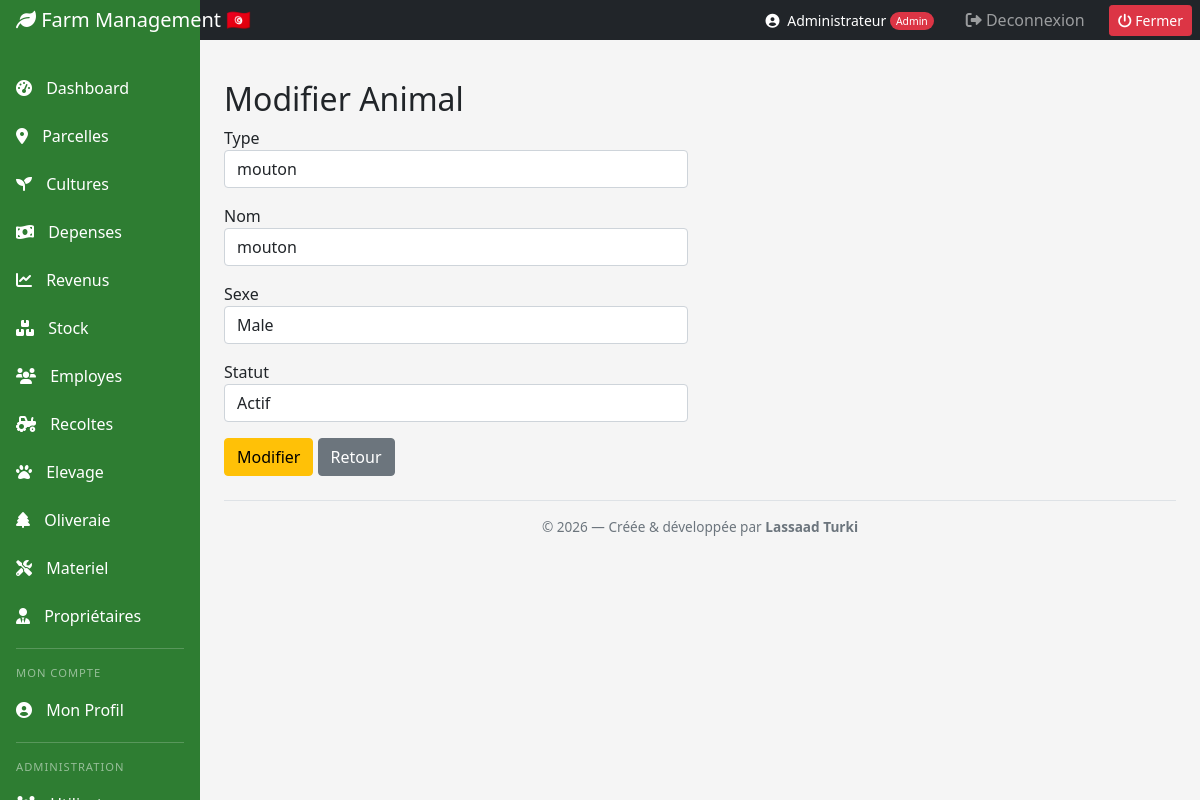
Screenshot of /livestock/animals/edit/1 (signed in) with the database file from the repository.
### models/__init__.py (models this page shows, shortened)
class User(UserMixin, db.Model):
    __tablename__ = 'users'
    id = db.Column(db.Integer, primary_key=True)
    nom = db.Column(db.String(100), nullable=False)
    email = db.Column(db.String(100), unique=True, nullable=False)
    mot_de_passe = db.Column(db.String(255), nullable=False)
    role = db.Column(db.String(50), default='employee')
    date_creation = db.Column(db.DateTime, default=datetime.utcnow)
    is_active = db.Column(db.Boolean, default=True)
    telephone = db.Column(db.String(20))
    adresse = db.Column(db.Text)

class Animal(db.Model):
    __tablename__ = 'animals'
    id = db.Column(db.Integer, primary_key=True)
    type_id = db.Column(db.Integer, db.ForeignKey('animal_types.id'), nullable=False)
    numero_identification = db.Column(db.String(50), unique=True)
    nom = db.Column(db.String(100))
    sexe = db.Column(db.String(10))
    date_naissance = db.Column(db.Date)
    race = db.Column(db.String(100))
    couleur = db.Column(db.String(50))
    poids_naissance = db.Column(db.Float)
    poids_actuel = db.Column(db.Float)
    statut = db.Column(db.String(50), default='actif')
    prix_achat = db.Column(db.Numeric(10, 2))
    date_achat = db.Column(db.Date)
    provenance = db.Column(db.String(200))
    parcelle_id = db.Column(db.Integer, db.ForeignKey('plots.id'))
    notes = db.Column(db.Text)
    date_creation = db.Column(db.DateTime, default=datetime.utcnow)
    soins = db.relationship('AnimalSoin', backref='animal', lazy=True, cascade='all, delete-orphan')
    productions = db.relationship('AnimalProduction', backref='animal', lazy=True, cascade='all, delete-orphan')
    alimentations = db.relationship('Alimentation', backref='animal', lazy=True, cascade='all, delete-orphan')

class AnimalType(db.Model):
    __tablename__ = 'animal_types'
    id = db.Column(db.Integer, primary_key=True)
    nom = db.Column(db.String(100), nullable=False)
    categorie = db.Column(db.String(50))
    description = db.Column(db.Text)
    date_creation = db.Column(db.DateTime, default=datetime.utcnow)
    animals = db.relationship('Animal', backref='type_animal', lazy=True)

### app.py (the view, shortened to what this page needs)
@app.route('/livestock/animals/edit/<int:id>', methods=['GET', 'POST'])
@login_required
def edit_animal(id):
    animal = db.get_or_404(Animal, id)
    types = AnimalType.query.all()
    plots_list = Plot.query.all()
    return render_template('livestock/edit_animal.html', animal=animal, types=types, plots=plots_list, now=datetime.now())

### app.py (called while the page is built)
@login_manager.user_loader
def load_user(user_id):
    return db.session.get(User, int(user_id))

### templates/livestock/edit_animal.html (shortened to what this page needs)
{% extends "base.html" %}
{% block content %}
<h2>Modifier Animal</h2>
<form method="POST"><div class="row"><div class="col-md-6">
    <div class="mb-3"><label>Type</label><select name="type_id" class="form-control">{% for t in types %}<option value="{{ t.id }}" {% if animal.type_id==t.id %}selected{% endif %}>{{ t.nom }}</option>{% endfor %}</select></div>
    <div class="mb-3"><label>Nom</label><input type="text" name="nom" value="{{ animal.nom or '' }}" class="form-control"></div>
    <div class="mb-3"><label>Sexe</label><select name="sexe" class="form-control"><option value="Male" {% if animal.sexe=='Male' %}selected{% endif %}>Male</option></select></div>
    <div class="mb-3"><label>Statut</label><select name="statut" class="form-control"><option value="actif" {% if animal.statut=='actif' %}selected{% endif %}>Actif</option></select></div>
    <button type="submit" class="btn btn-warning">Modifier</button>
    <a href="{{ url_for('animals') }}" class="btn btn-secondary">Retour</a>
</div></div></form>
{% endblock %}

### templates/base.html (shortened to what this page needs)
<!DOCTYPE html>
<html lang="fr">
<head>
    <link href="https://cdn.jsdelivr.net/npm/bootstrap@5.1.3/dist/css/bootstrap.min.css" rel="stylesheet">
    <link href="https://cdnjs.cloudflare.com/ajax/libs/font-awesome/6.0.0/css/all.min.css" rel="stylesheet">
</head>
<body>
    <nav class="navbar navbar-dark sticky-top bg-dark flex-md-nowrap p-0">
        <a class="navbar-brand col-md-3 col-lg-2 me-0 px-3" href="{{ url_for('dashboard') }}">
            <i class="fas fa-leaf"></i> Farm Management 🇹🇳
        </a>
        <div class="navbar-nav ms-auto d-flex flex-row align-items-center">
            {% if current_user.is_authenticated %}
            <span class="text-white me-3 small">
                <i class="fas fa-user-circle me-1"></i>
                {{ current_user.nom }}
                {% if current_user.role == 'admin' %}
                    <span class="role-badge bg-danger text-white">Admin</span>
                {% elif current_user.role == 'manager' %}
                    <span class="role-badge bg-primary text-white">Manager</span>
                {% else %}
                    <span class="role-badge bg-success text-white">Employé</span>
                {% endif %}
            </span>
            {% endif %}
            <div class="nav-item text-nowrap">
                <a class="nav-link px-3" href="{{ url_for('logout') }}">
                    <i class="fas fa-sign-out-alt"></i> Deconnexion
                </a>
            </div>
	    <div class="nav-item text-nowrap">
   		 <button onclick="if(confirm('Fermer l\'application ?')) window.close();"
            	 class="btn btn-sm btn-danger ms-2 me-2">
        	 	<i class="fas fa-power-off"></i> Fermer
    		 </button>
	   </div>
        </div>
    </nav>
    <div class="container-fluid">
        <div class="row">
            <nav class="col-md-3 col-lg-2 d-md-block sidebar">
                <div class="position-sticky pt-3">
                    <ul class="nav flex-column">
                        <li class="nav-item"><a class="nav-link" href="{{ url_for('dashboard') }}"><i class="fas fa-tachometer-alt"></i> Dashboard</a></li>
                        <li class="nav-item"><a class="nav-link" href="{{ url_for('plots') }}"><i class="fas fa-map-marker-alt"></i> Parcelles</a></li>
                        <li class="nav-item"><a class="nav-link" href="{{ url_for('crops') }}"><i class="fas fa-seedling"></i> Cultures</a></li>
                        <li class="nav-item"><a class="nav-link" href="{{ url_for('expenses') }}"><i class="fas fa-money-bill-wave"></i> Depenses</a></li>
                        <li class="nav-item"><a class="nav-link" href="{{ url_for('revenues') }}"><i class="fas fa-chart-line"></i> Revenus</a></li>
                        <li class="nav-item"><a class="nav-link" href="{{ url_for('inventory') }}"><i class="fas fa-boxes"></i> Stock</a></li>
                        <li class="nav-item"><a class="nav-link" href="{{ url_for('employees') }}"><i class="fas fa-users"></i> Employes</a></li>
                        <li class="nav-item"><a class="nav-link" href="{{ url_for('harvests') }}"><i class="fas fa-tractor"></i> Recoltes</a></li>
                        <li class="nav-item"><a class="nav-link" href="{{ url_for('livestock_dashboard') }}"><i class="fas fa-paw"></i> Elevage</a></li>
                        <li class="nav-item"><a class="nav-link" href="{{ url_for('oliviers') }}"><i class="fas fa-tree"></i> Oliveraie</a></li>
                        <li class="nav-item"><a class="nav-link" href="{{ url_for('materiel') }}"><i class="fas fa-tools"></i> Materiel</a></li>
			<li class="nav-item"><a class="nav-link" href="{{ url_for('proprietaires') }}"><i class="fas fa-user-tie"></i> Propriétaires</a></li>
                        <div class="sidebar-divider"></div>
                        <div class="sidebar-section-label">Mon compte</div>
                        <li class="nav-item">
                            <a class="nav-link" href="{{ url_for('profile') }}">
                                <i class="fas fa-user-circle"></i> Mon Profil
                            </a>
                        </li>
                        {% if current_user.is_authenticated and current_user.role == 'admin' %}
                        <div class="sidebar-divider"></div>
                        <div class="sidebar-section-label">Administration</div>
                        <li class="nav-item">
                            <a class="nav-link" href="{{ url_for('admin_users') }}">
                                <i class="fas fa-users-cog"></i> Utilisateurs
                            </a>
                        </li>
                        {% endif %}
                    </ul>
                </div>
            </nav>
            <main class="col-md-9 ms-sm-auto col-lg-10 px-md-4">
                <div class="pt-3 pb-2 mb-3">
                </div>
              {% block content %}{% endblock %}
		<div class="text-center py-3 mt-4" style="border-top: 1px solid #dee2e6; color: #6c757d; font-size: 0.85rem;">
    			© 2026 — Créée &amp; développée par <strong>Lassaad Turki</strong>
		</div>
            </main>
        </div>
    </div>
</body>
</html>

### templates/base.html (style rules this page uses)
:root { --agricultural-green: #2E7D32; }
body { background-color: #f5f5f5; }
.sidebar { position: fixed; top: 0; bottom: 0; left: 0; z-index: 100; padding: 48px 0 0; background-color: var(--agricultural-green); }
.sidebar .nav-link { font-weight: 500; color: white; padding: 0.75rem 1rem; transition: all 0.3s; }
.sidebar .nav-link i { margin-right: 10px; }
.sidebar-divider { border-top: 1px solid rgba(255,255,255,0.2); margin: 0.5rem 1rem; }
.sidebar-section-label { color: rgba(255,255,255,0.5); font-size: 0.7rem; text-transform: uppercase; letter-spacing: 1px; padding: 0.5rem 1rem 0.25rem; }
.navbar-brand { background-color: var(--agricultural-green); }
.role-badge { font-size: 0.65rem; padding: 2px 6px; border-radius: 10px; vertical-align: middle; }

### rows the page displays
User: nom "Administrateur"
Animal: type_id "mouton", nom "mouton", sexe "Male", statut "Actif"
